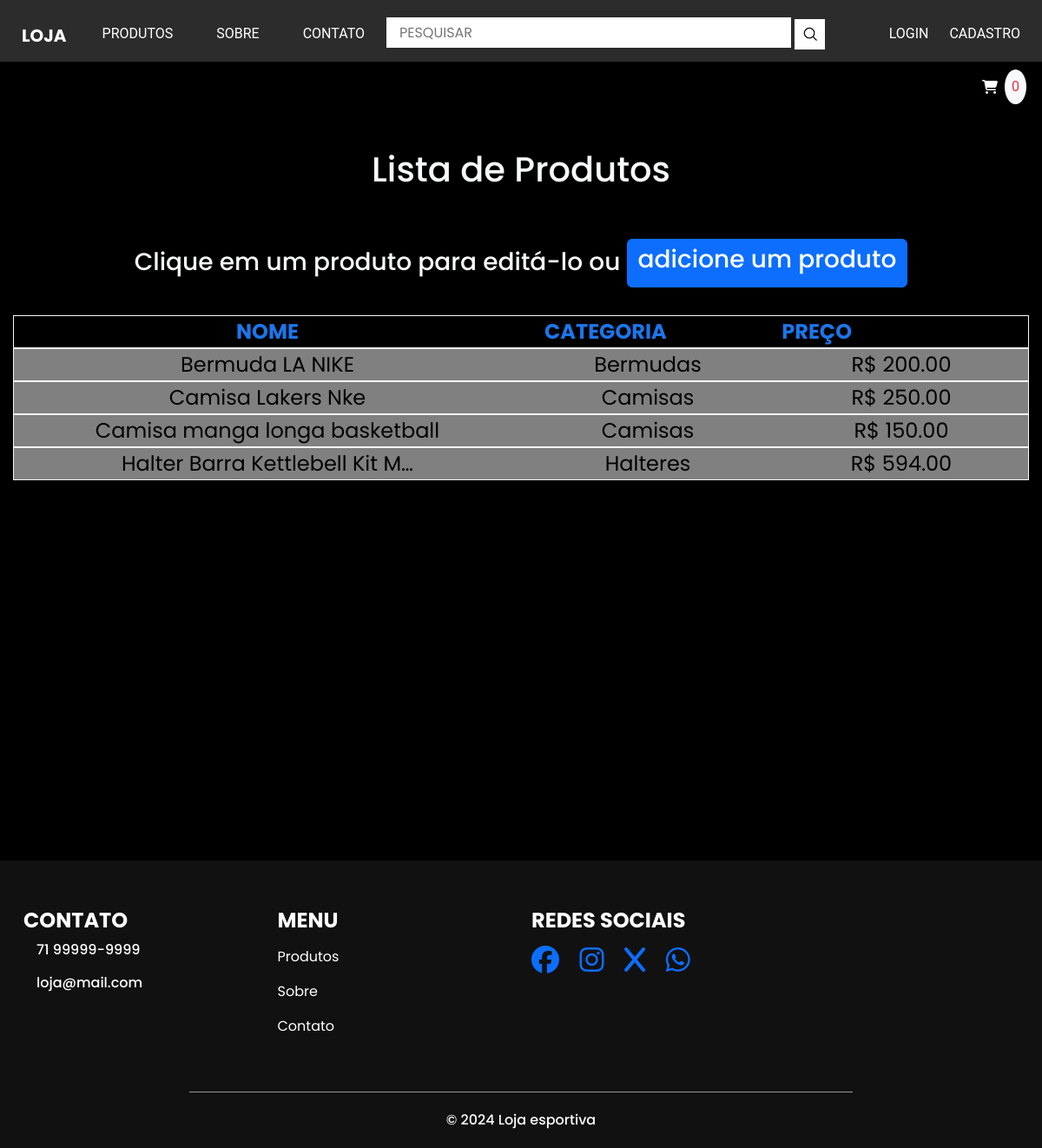
The page /admin-produto/ on the database as committed earlier.
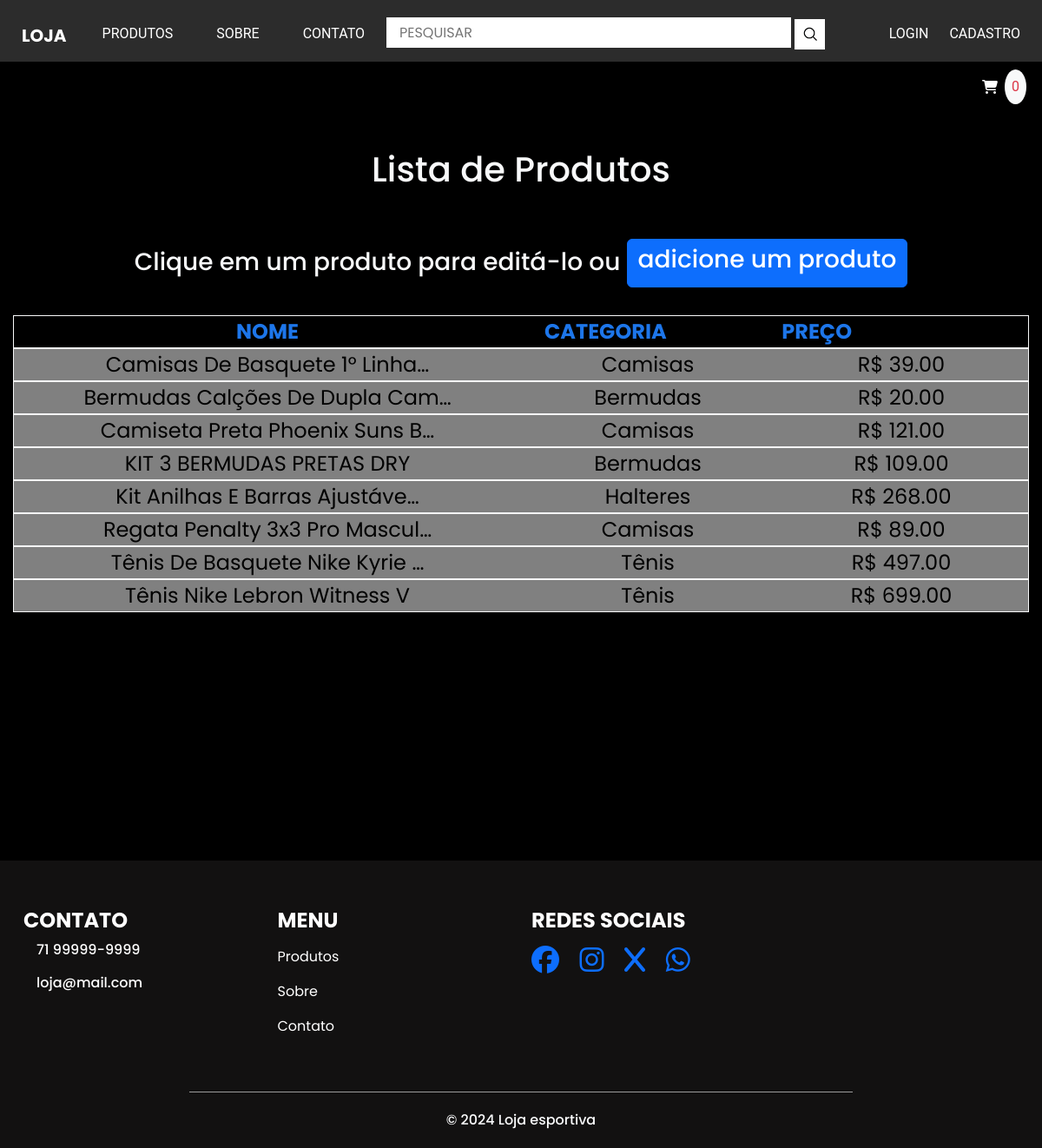
The same page on the database as committed later.
### loja/models.py (models this page shows, shortened)
class Produto(models.Model):
    categoria = models.ForeignKey(Categoria, related_name='produtos',null=True, on_delete =models.SET_NULL )
    nome = models.CharField(max_length = 100)
    descricao =  models.CharField(max_length = 300, blank=True, default="Sem descrição.")
    preco = models.DecimalField(max_digits=10, decimal_places=2)
    imagem = models.ImageField(upload_to='media/', blank=True, null=True)
    available = models.BooleanField(default= True)
    created = models.DateTimeField(auto_now_add = True)
    updated = models.DateTimeField(auto_now = True)
    class Meta:
        ordering = ['nome']
        indexes = [
            models.Index(fields=['id',])
        ]

class Categoria(models.Model):
    nome = models.CharField(max_length = 200)
    class Meta:
        ordering = ['nome']
        indexes = [
            models.Index(fields=['nome']),
        ]
        verbose_name='categoria'
        verbose_name_plural='categorias'
    def __str__(self):
        return self.nome

### loja/views.py (the view)
# urls.py: path('admin-produto/', views.admin_produto, name='admin_produto'),
def admin_produto(request):
    produtos = Produto.objects.all()
    context = {
        'produtos':produtos
    }
    return render(request, 'loja/admin-produto.html', context)

### cart/cart.py (called while the page is built)
    def __len__(self):
        return sum(item['quantidade'] for item in self.cart.values())

### cart/context_processors.py (called while the page is built)
def cart(request):
    nome_usuario = None
    if request.user.is_authenticated:
        nome_usuario = request.user.email.split('@')[0]
    return {
        'cart': Cart(request        ),
        'nome_usuario': nome_usuario,
        }

### loja/templates/loja/admin-produto.html (shortened to what this page needs)
{% extends "loja/base.html" %}
{% block content %}
<div class="container-principal">
    <div class="d-flex flex-column align-items-center text-light text-center">
        <h1>Lista de Produtos</h1><br/><br>
        <h3>Clique em um produto para editá-lo ou <a class='btn btn-primary' href="{% url 'loja:cadastro_produto'%}"><h3>adicione um produto</h3></a></h3>
            <div class="container lista-produtos-titulo mt-4">
                <div class="row border border-light row-titulo text-center">
                    <div class="col-6">NOME</div>
                    <div class="col-2 lista-produto-categoria">CATEGORIA</div>
                    <div class="col-6 col-md-3">PREÇO</div>
                </div>
            </div>
            <div class="container lista-produtos">
                {% for produto in produtos %}
                    <a href="{% url 'loja:editar_produto' produto.id%}">
                        <div class="row border border-light row-produto text-center">
                            <div class="col-6">{{produto.nome|truncatechars:'30'}}</div>
                            <div class="col-3 lista-produto-categoria">{{produto.categoria}}</div>
                            <div class="col-6 col-md-3 text-center">R$ {{produto.preco}}</div>
                        </div>
                    </a>
                {% endfor %}
            </div>
    </div>
</div>
{% endblock content %}

Rows that differ between the two databases and show on the page:
removed Produto: nome "Bermuda LA NIKE", categoria "Bermudas", preco "200.00"
removed Produto: nome "Camisa Lakers Nke", categoria "Camisas", preco "250.00"
removed Produto: nome "Camisa manga longa basketball", categoria "Camisas", preco "150.00"
removed Produto: nome "Halter Barra Kettlebell Kit M…", categoria "Halteres", preco "594.00"
added Produto: nome "Camisas De Basquete 1° Linha…", categoria "Camisas", preco "39.00"
added Produto: nome "Bermudas Calções De Dupla Cam…", categoria "Bermudas", preco "20.00"
added Produto: nome "Camiseta Preta Phoenix Suns B…", categoria "Camisas", preco "121.00"
added Produto: nome "KIT 3 BERMUDAS PRETAS DRY", categoria "Bermudas", preco "109.00"
added Produto: nome "Kit Anilhas E Barras Ajustáve…", categoria "Halteres", preco "268.00"
added Produto: nome "Regata Penalty 3x3 Pro Mascul…", categoria "Camisas", preco "89.00"
added Produto: nome "Tênis De Basquete Nike Kyrie …", categoria "Tênis", preco "497.00"
added Produto: nome "Tênis Nike Lebron Witness V", categoria "Tênis", preco "699.00"
